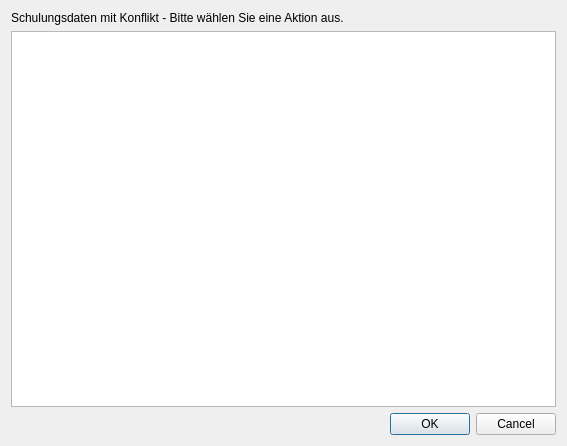
<?xml version="1.0" encoding="UTF-8"?>
<ui version="4.0">
 <class>QMTrainDataConflictDialog</class>
 <widget class="QDialog" name="QMTrainDataConflictDialog">
  <property name="geometry">
   <rect>
    <x>0</x>
    <y>0</y>
    <width>567</width>
    <height>446</height>
   </rect>
  </property>
  <property name="windowTitle">
   <string>Konflikt beim Bearbeiten von Schulungseinträgen</string>
  </property>
  <layout class="QGridLayout" name="gridLayout">
   <item row="0" column="0">
    <widget class="QLabel" name="label">
     <property name="text">
      <string>Schulungsdaten mit Konflikt - Bitte wählen Sie eine Aktion aus.</string>
     </property>
    </widget>
   </item>
   <item row="1" column="0">
    <widget class="QTableView" name="tvTrainDataConflict"/>
   </item>
   <item row="2" column="0">
    <widget class="QDialogButtonBox" name="buttonBox">
     <property name="orientation">
      <enum>Qt::Horizontal</enum>
     </property>
     <property name="standardButtons">
      <set>QDialogButtonBox::Cancel|QDialogButtonBox::Ok</set>
     </property>
    </widget>
   </item>
  </layout>
 </widget>
 <resources/>
 <connections>
  <connection>
   <sender>buttonBox</sender>
   <signal>accepted()</signal>
   <receiver>QMTrainDataConflictDialog</receiver>
   <slot>accept()</slot>
   <hints>
    <hint type="sourcelabel">
     <x>248</x>
     <y>254</y>
    </hint>
    <hint type="destinationlabel">
     <x>157</x>
     <y>274</y>
    </hint>
   </hints>
  </connection>
  <connection>
   <sender>buttonBox</sender>
   <signal>rejected()</signal>
   <receiver>QMTrainDataConflictDialog</receiver>
   <slot>reject()</slot>
   <hints>
    <hint type="sourcelabel">
     <x>316</x>
     <y>260</y>
    </hint>
    <hint type="destinationlabel">
     <x>286</x>
     <y>274</y>
    </hint>
   </hints>
  </connection>
 </connections>
</ui>
